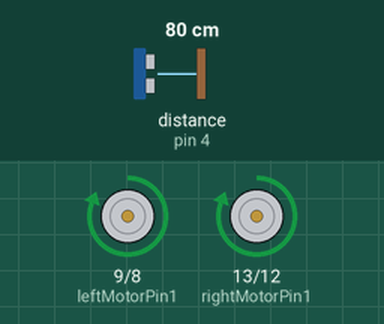
This sketch was run on a simulated Arduino Uno, built with avr-gcc and run on an emulated ATmega328P. On the bench: motor-driver pin pairs drawn as motors (green arrow = first pin HIGH = forward, orange = second pin HIGH = backward, longer = more drive). Wiring (inferred from the names in the program): ultrasonic range finder: trigger pin 2; echo pin 4. The test bench sets the inputs (shaded band); at power-on: distance to the obstacle (sensor on pin 4) 80 cm. The echo pulse lasts 58.3 µs per cm.

Above: at 4.2 s.
4.3 s: distance to the obstacle (sensor on pin 4) set to 17 cm
5.8 s: distance to the obstacle (sensor on pin 4) set to 13 cm
At 8.3 s:
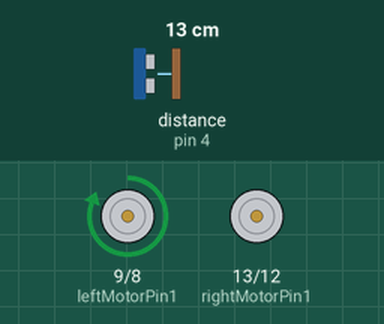
8.8 s: distance to the obstacle (sensor on pin 4) set to 18 cm
At 10.6 s:
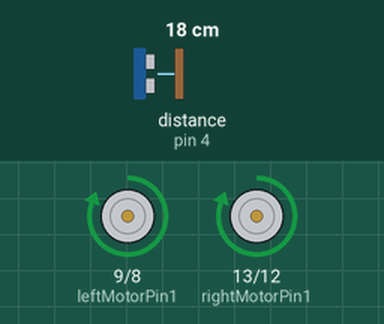
10.9 s: distance to the obstacle (sensor on pin 4) set to 2 cm
At 11.4 s:
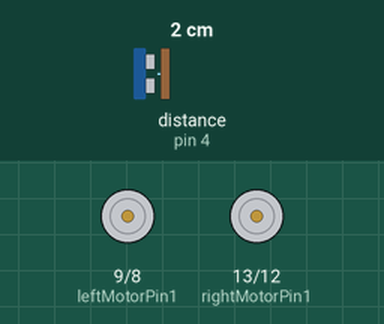
Timing chart, 0 to 14.9 s (numbered marks = the images above; inputs shaded):
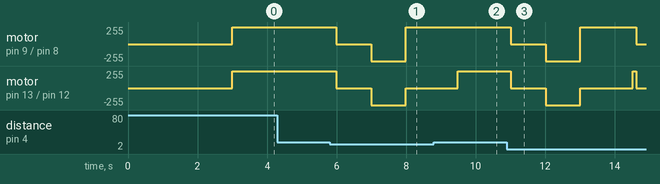

Measured:
- the behaviour switches between 16 and 15 cm on distance to the obstacle (sensor on pin 4) (found by bisection; images 0 and 1)
- after the input at 4.3 s, every drawn part: stays the same
- after the input at 5.8 s, motor on pin 9 (leftMotorPin1) / pin 8 (leftMotorPin2): forward 255/255 → stopped after 0.19 s, → backward 255/255 1.0 s later, → forward 255/255 1.0 s later; motor on pin 13 (rightMotorPin1) / pin 12 (rightMotorPin2): forward 255/255 → stopped after 0.19 s, → backward 255/255 1.0 s later, → stopped 1.0 s later
- after the input at 8.8 s, motor on pin 9 (leftMotorPin1) / pin 8 (leftMotorPin2): stays forward 255/255 (without the input it goes to stopped after 0.79 s); motor on pin 13 (rightMotorPin1) / pin 12 (rightMotorPin2): goes on until 9.5 s, then stays forward 255/255

The sketch:

robot_car_sketch.ino
```cpp
#define leftMotorPin1 9 //Pin number for left Motor
#define leftMotorPin2 8 //Pin number for left Motor

#define rightMotorPin1 13 // Pin number for right Motor
#define rightMotorPin2 12 // Pin number for right Motor


#define trigPin 2
#define echoPin 4

#define minObjDistInch 6 //set minimum object distance before collision happens
#define scanInterval 100 //scan interval for ultrasonic sensor in 1/1000 of a seconds

long duration, cm, inches;

void setup() {

  pinMode(leftMotorPin1, OUTPUT);
  pinMode(leftMotorPin2, OUTPUT);

  pinMode(rightMotorPin1, OUTPUT);
  pinMode(rightMotorPin2, OUTPUT);

  pinMode(trigPin, OUTPUT);
  pinMode(echoPin, INPUT);

  //built in 3 seconds delay to power on the Car.
  delay(3000);
}

void loop()
{
  //sets both motors to full speed in the same direction
  goForward();

  //every scanInterval mili seconds, check for distance in inches
  inches = distanceIn();
  delay(scanInterval);

  //Check for obstacles
  if (inches < minObjDistInch) {
    //stops both motors
    comeToStop();
    delay(1000);

    //sets both motors to full speed in opposite direction
    goBackward();
    delay(1000);

    //sets only the left motor to rotate so the robot turns
    turnRight();
    delay(1500);

  }//end if statement

}//ends loop

void goForward(){
  digitalWrite(leftMotorPin1,HIGH);
  digitalWrite(leftMotorPin2,LOW);

  digitalWrite(rightMotorPin1, HIGH);
  digitalWrite(rightMotorPin2, LOW);
}

void goBackward(){
  digitalWrite(leftMotorPin1, LOW);
  digitalWrite(leftMotorPin2, HIGH);

  digitalWrite(rightMotorPin1, LOW);
  digitalWrite(rightMotorPin2, HIGH);
}

void turnLeft(){
  digitalWrite(leftMotorPin1, LOW);
  digitalWrite(leftMotorPin2, LOW);

  digitalWrite(rightMotorPin1, HIGH);
  digitalWrite(rightMotorPin2, LOW);
}

void turnRight(){
  digitalWrite(leftMotorPin1, HIGH);
  digitalWrite(leftMotorPin2, LOW);

  digitalWrite(rightMotorPin1, LOW);
  digitalWrite(rightMotorPin2, LOW);
}

void comeToStop(){
  digitalWrite(leftMotorPin1, LOW);
  digitalWrite(leftMotorPin2, LOW);

  digitalWrite(rightMotorPin1, LOW);
  digitalWrite(rightMotorPin2, LOW);
}

int distanceIn(){
  digitalWrite(trigPin, LOW);
  delayMicroseconds(2);
  digitalWrite(trigPin, HIGH);
  delayMicroseconds(4);
  digitalWrite(trigPin, LOW);

  pinMode(echoPin, INPUT);
  duration = pulseIn(echoPin, HIGH);

  // converts the time to a distance
  inches = (duration / 2) / 74;
  return inches;
}
```
